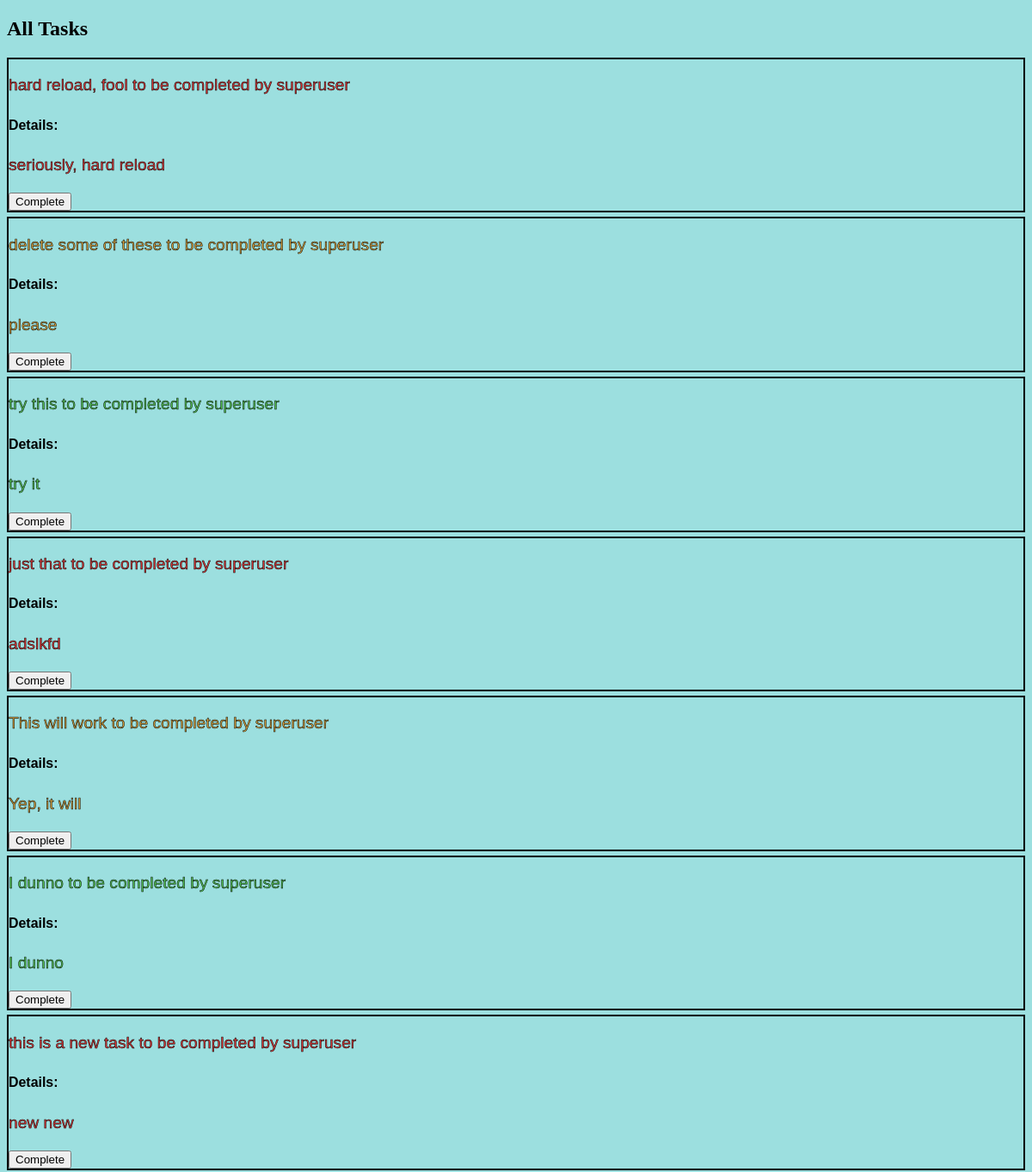
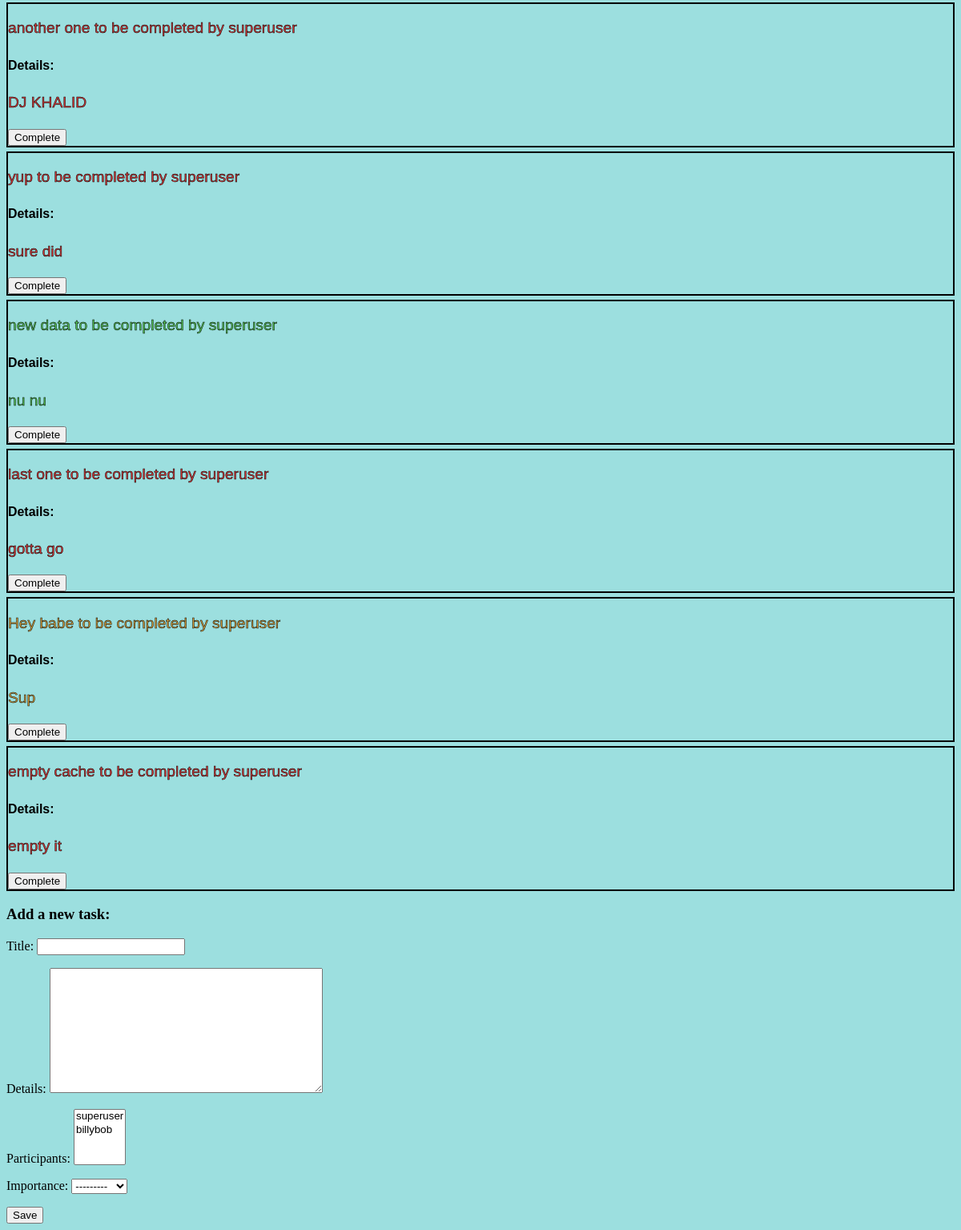
The app's page / (signed in) with its own data (2 pictures, top to bottom).
### todo/models.py (models this page shows, shortened)
class Task(models.Model):
    LOW = '1'
    MEDIUM = '2'
    HIGH = '3'
    IMPORTANCE_CHOICES = [
        (LOW, 'Low'),
        (MEDIUM, 'Medium'),
        (HIGH, 'High')
    ]
    title = models.CharField(max_length=50)
    details = models.TextField(max_length=500, null=True, blank=True)
    address = models.CharField(max_length=200, null=True, blank=True)
    owner = models.ForeignKey(
        User, on_delete=models.CASCADE, related_name='tasks')
    participants = models.ManyToManyField(User, related_name='completed_tasks', blank=True)
    importance = models.CharField(
        max_length=1, choices=IMPORTANCE_CHOICES, null=True, blank=True)
    def __str__(self):
        return f'{self.title} to be completed by {self.owner}'

class User(AbstractUser):
    bio = models.TextField(max_length=500, blank=True, null=True)
    location = models.CharField(max_length=30, blank=True, null=True)
    birth_date = models.DateField(blank=True, null=True)

### todo/views.py (the view)
# urls.py: path('', views.index, name='home'),
def index(request):
    tasks = Task.objects.all()
    completed_tasks = [completion.task for completion in Completion.objects.filter(completed_by=request.user)]
    form = TaskForm()
    context = {
        'tasks': tasks,
        'completed_tasks': completed_tasks,
        'form': form,
    }
    return render(request, 'todo/index.html', context)

### todo/forms.py
class TaskForm(forms.ModelForm):
    class Meta:
        model = Task
        fields = ('title', 'details', 'participants', 'importance')

### templates/todo/index.html
{% extends 'base.html' %}
{% block content %}
<h2>All Tasks</h2>
<div id="task-list">
  {% for task in tasks %}
  <div class="_{{task.importance}} task-item" data-task-pk="{{task.pk}}">
    {% if task in completed_tasks %}
    <p class="completed">{{ task }}</p>
    {% else %}
    <p>{{ task }}</p>
    <h5>Details:</h5>
    <p class="details">{{ task.details }}</p>
    <button data-task-pk="{{task.pk}}" class="complete-button">Complete</button>
    {% endif %}
  </div>
  {% endfor %}
</div>
<form class="box" id="create-form">
  <h3>Add a new task:</h3>
  {% csrf_token %} {{ form.as_p }}
  <button type="submit" class="button is-info is-hovered">Save</button>
</form>
{% endblock %}

### todo/static/style.css (style rules this page uses)
body { background-color: rgb(156, 223, 223); }
.task-item { font-family: Arial, Helvetica, sans-serif; font-size: larger; border: 2px solid black; margin: 5px 0; }
._1 > p { -webkit-text-stroke: 0.5px black; -webkit-text-fill-color: rgb(81, 196, 81); }
._2 > p { -webkit-text-stroke: 0.5px black; -webkit-text-fill-color: rgb(211, 157, 58); }
._3 > p { -webkit-text-stroke: 0.5px black; -webkit-text-fill-color: rgb(219, 54, 54); }
p.details { color: black; }

### records on screen
Task: title+owner "hard reload, fool to be completed by superuser", details "seriously, hard reload"
Task: title+owner "delete some of these to be completed by superuser", details "please"
Task: title+owner "try this to be completed by superuser", details "try it"
Task: title+owner "just that to be completed by superuser", details "adslkfd"
Task: title+owner "This will work to be completed by superuser", details "Yep, it will"
Task: title+owner "I dunno to be completed by superuser", details "I dunno"
Task: title+owner "this is a new task to be completed by superuser", details "new new"
Task: title+owner "another one to be completed by superuser", details "DJ KHALID"
Task: title+owner "yup to be completed by superuser", details "sure did"
Task: title+owner "new data to be completed by superuser", details "nu nu"
Task: title+owner "last one to be completed by superuser", details "gotta go"
Task: title+owner "Hey babe to be completed by superuser", details "Sup"
Task: title+owner "empty cache to be completed by superuser", details "empty it"
